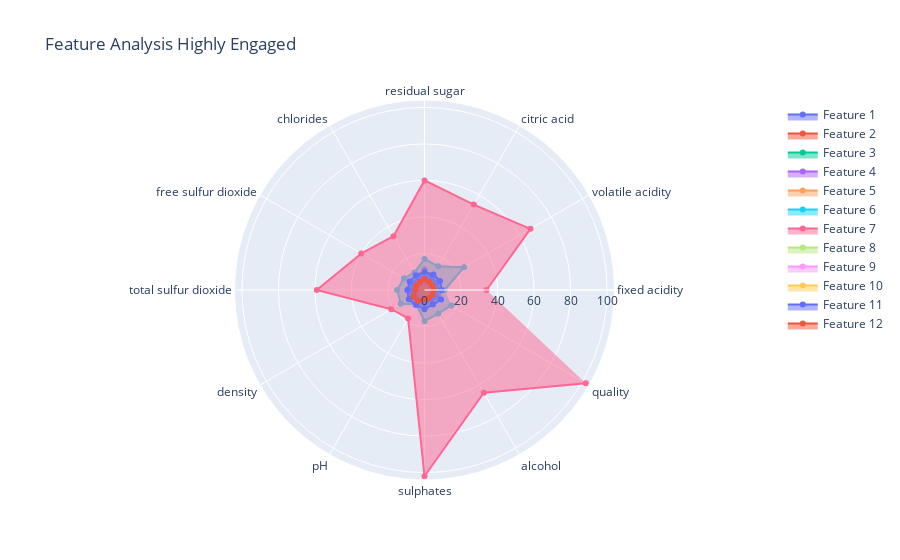

Notebook cell for this chart:
### Code cell
#/* visualize data in multiple dimensions */
import plotly.graph_objects as go
import plotly.offline as pyo


columns = ['fixed acidity', 'volatile acidity', 'citric acid', 'residual sugar',
       'chlorides', 'free sulfur dioxide', 'total sulfur dioxide', 'density',
       'pH', 'sulphates', 'alcohol', 'quality']


fig = go.Figure(
    data=[
        go.Scatterpolar(r=df['fixed acidity'], theta=columns, fill='toself', name = 'Feature 1'),
        go.Scatterpolar(r=df['volatile acidity'], theta=columns, fill='toself', name = 'Feature 2'),
        go.Scatterpolar(r=df['citric acid'], theta=columns, fill='toself', name = 'Feature 3'),
        go.Scatterpolar(r=df['residual sugar'], theta=columns, fill='toself', name = 'Feature 4'),
        go.Scatterpolar(r=df['chlorides'], theta=columns, fill='toself', name = 'Feature 5'),
        go.Scatterpolar(r=df['free sulfur dioxide'], theta=columns, fill='toself', name = 'Feature 6'),
        go.Scatterpolar(r=df['total sulfur dioxide'], theta=columns, fill='toself', name = 'Feature 7'),
        go.Scatterpolar(r=df['density'], theta=columns, fill='toself', name = 'Feature 8'),
        go.Scatterpolar(r=df['pH'], theta=columns, fill='toself', name = 'Feature 9'),
        go.Scatterpolar(r=df['sulphates'], theta=columns, fill='toself', name = 'Feature 10'),
        go.Scatterpolar(r=df['alcohol'], theta=columns, fill='toself', name = 'Feature 11'),
        go.Scatterpolar(r=df['quality'], theta=columns, fill='toself', name = 'Feature 12')
    ],
    layout=go.Layout(
        title=go.layout.Title(text='Feature Analysis Highly Engaged'),
        polar={'radialaxis': {'visible': True}},
        showlegend=True
    )
)

pyo.plot(fig)
fig.show()

#The output shows, provides a visualiziation of what the output of a decision tree might be, visualize the weight of each feature
#Feature 6 is highly engaged
#Feature 10 is modertly engaged
#Feature 11 has low engagement - Feature (Data) oriented cluster definiton to understand the meaning of the cluster

### Figure 1 — Plotly figure (JSON) as saved in the notebook; plotly's stock layout.template omitted (floating-point values rounded to 4 significant figures; data arrays with more than 128 entries replaced by an {"elided": "..."} marker saying what was removed)
{"data": [{"fill": "toself", "name": "Feature 1", "r": {"elided": "1599 float values"}, "theta": ["fixed acidity", "volatile acidity", "citric acid", "residual sugar", "chlorides", "free sulfur dioxide", "total sulfur dioxide", "density", "pH", "sulphates", "alcohol", "quality"], "type": "scatterpolar"}, {"fill": "toself", "name": "Feature 2", "r": {"elided": "1599 float values"}, "theta": ["fixed acidity", "volatile acidity", "citric acid", "residual sugar", "chlorides", "free sulfur dioxide", "total sulfur dioxide", "density", "pH", "sulphates", "alcohol", "quality"], "type": "scatterpolar"}, {"fill": "toself", "name": "Feature 3", "r": {"elided": "1599 float values"}, "theta": ["fixed acidity", "volatile acidity", "citric acid", "residual sugar", "chlorides", "free sulfur dioxide", "total sulfur dioxide", "density", "pH", "sulphates", "alcohol", "quality"], "type": "scatterpolar"}, {"fill": "toself", "name": "Feature 4", "r": {"elided": "1599 float values"}, "theta": ["fixed acidity", "volatile acidity", "citric acid", "residual sugar", "chlorides", "free sulfur dioxide", "total sulfur dioxide", "density", "pH", "sulphates", "alcohol", "quality"], "type": "scatterpolar"}, {"fill": "toself", "name": "Feature 5", "r": {"elided": "1599 float values"}, "theta": ["fixed acidity", "volatile acidity", "citric acid", "residual sugar", "chlorides", "free sulfur dioxide", "total sulfur dioxide", "density", "pH", "sulphates", "alcohol", "quality"], "type": "scatterpolar"}, {"fill": "toself", "name": "Feature 6", "r": {"elided": "1599 float values"}, "theta": ["fixed acidity", "volatile acidity", "citric acid", "residual sugar", "chlorides", "free sulfur dioxide", "total sulfur dioxide", "density", "pH", "sulphates", "alcohol", "quality"], "type": "scatterpolar"}, {"fill": "toself", "name": "Feature 7", "r": {"elided": "1599 float values"}, "theta": ["fixed acidity", "volatile acidity", "citric acid", "residual sugar", "chlorides", "free sulfur dioxide", "total sulfur dioxide", "density", "pH", "sulphates", "alcohol", "quality"], "type": "scatterpolar"}, {"fill": "toself", "name": "Feature 8", "r": {"elided": "1599 float values"}, "theta": ["fixed acidity", "volatile acidity", "citric acid", "residual sugar", "chlorides", "free sulfur dioxide", "total sulfur dioxide", "density", "pH", "sulphates", "alcohol", "quality"], "type": "scatterpolar"}, {"fill": "toself", "name": "Feature 9", "r": {"elided": "1599 float values"}, "theta": ["fixed acidity", "volatile acidity", "citric acid", "residual sugar", "chlorides", "free sulfur dioxide", "total sulfur dioxide", "density", "pH", "sulphates", "alcohol", "quality"], "type": "scatterpolar"}, {"fill": "toself", "name": "Feature 10", "r": {"elided": "1599 float values"}, "theta": ["fixed acidity", "volatile acidity", "citric acid", "residual sugar", "chlorides", "free sulfur dioxide", "total sulfur dioxide", "density", "pH", "sulphates", "alcohol", "quality"], "type": "scatterpolar"}, {"fill": "toself", "name": "Feature 11", "r": {"elided": "1599 float values"}, "theta": ["fixed acidity", "volatile acidity", "citric acid", "residual sugar", "chlorides", "free sulfur dioxide", "total sulfur dioxide", "density", "pH", "sulphates", "alcohol", "quality"], "type": "scatterpolar"}, {"fill": "toself", "name": "Feature 12", "r": {"elided": "1599 int values"}, "theta": ["fixed acidity", "volatile acidity", "citric acid", "residual sugar", "chlorides", "free sulfur dioxide", "total sulfur dioxide", "density", "pH", "sulphates", "alcohol", "quality"], "type": "scatterpolar"}], "layout": {"polar": {"radialaxis": {"visible": true}}, "title": {"text": "Feature Analysis Highly Engaged"}}}
